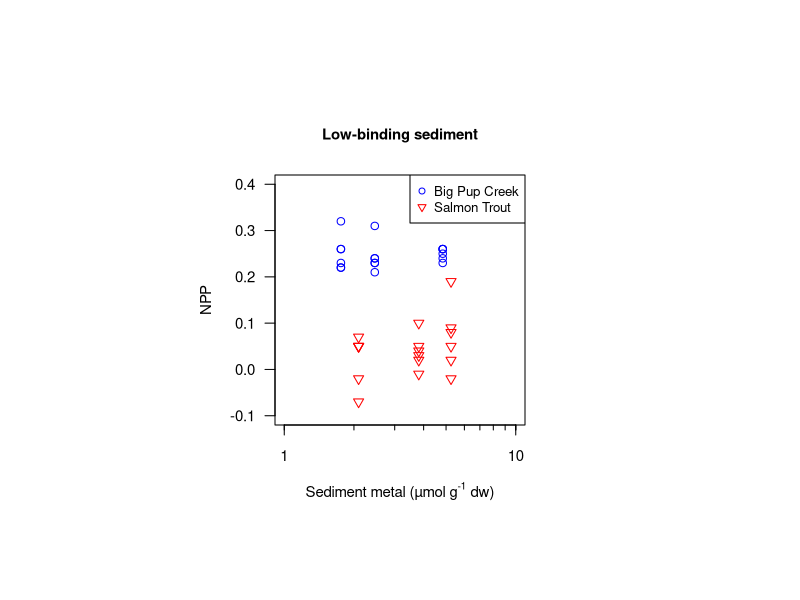
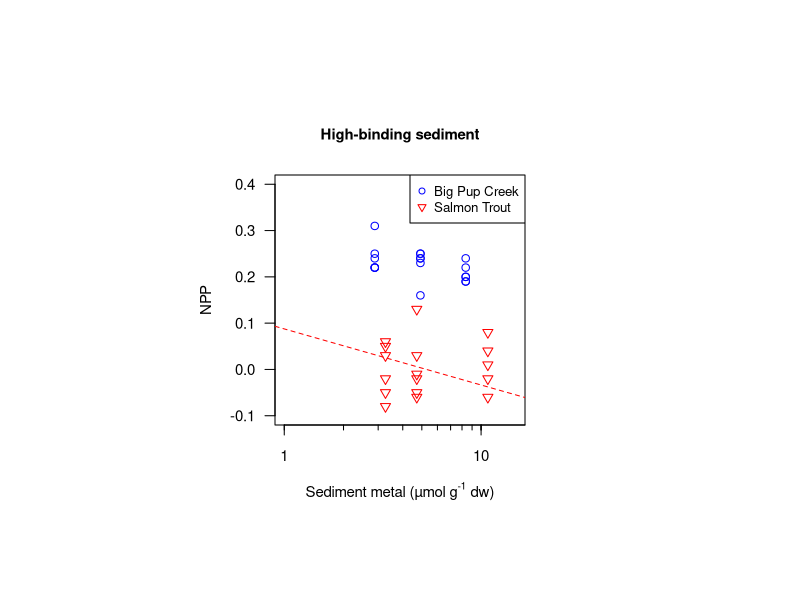
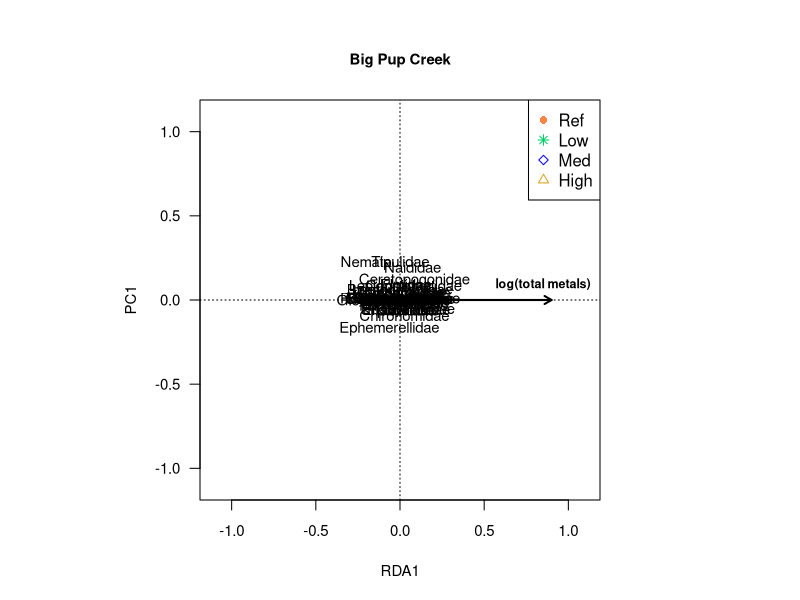
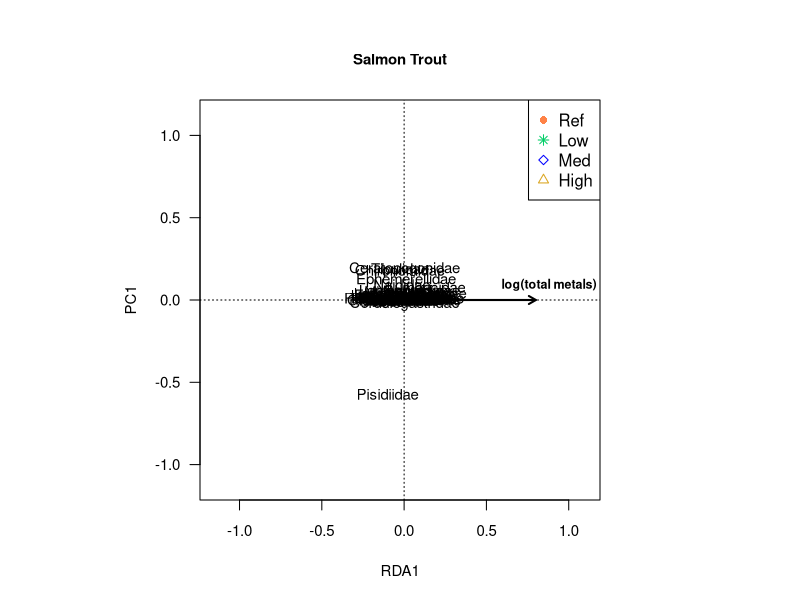
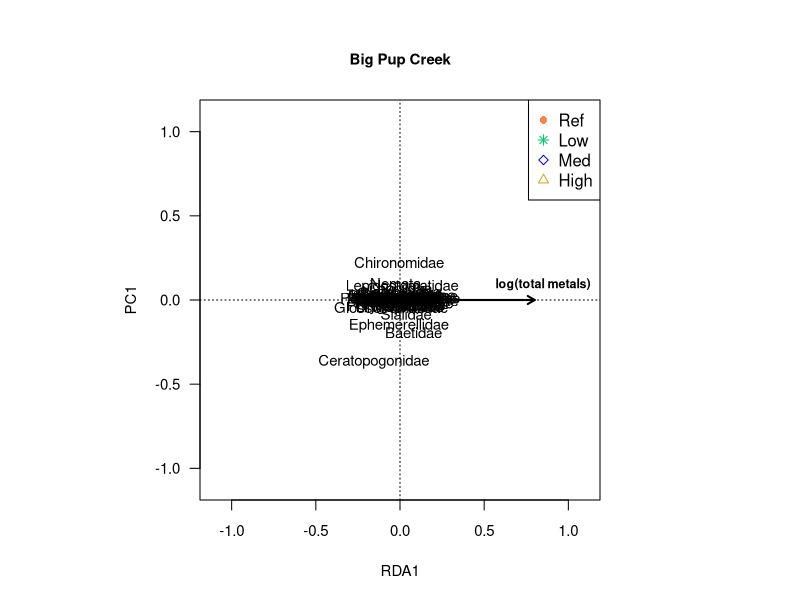
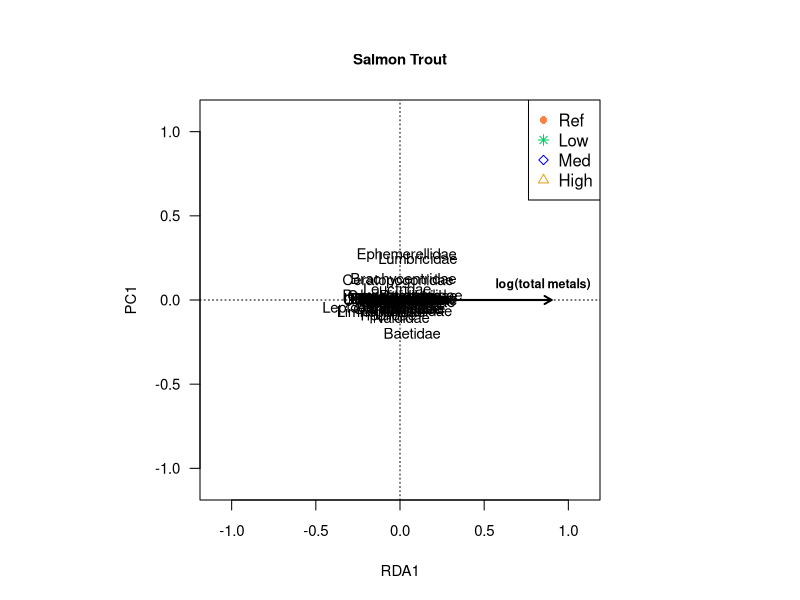

The R script that drew these images, in order:
## ---- chunk 1
knitr::opts_chunk$set(echo = TRUE)
options(device=quartz)
#options(device="RStudioGD")
par(pin=c(2.5,2.5),las=1)
## ---- chunk 2
setwd("~/Documents/Kent State University/Costello Lab/GitHub/str-fun/UP_data")
library(vegan)
library(boot)
## ---- chunk 3
logaxis = function(minlog,maxlog,side){
  pow <- seq(minlog,maxlog,by=1)
  ticksat <- as.vector(sapply(pow, function(p) (1:10)*10^p))
  axis(side, 10^pow, las=1, cex.axis=0.9)
  axis(side, ticksat, labels=NA, tcl=-0.25, lwd=0, lwd.ticks=1)
}

logaxis.b = function(minlog,maxlog,side){
  pow <- seq(minlog,maxlog,by=1)
  ticksat <- as.vector(sapply(pow, function(p) (1:10)*10^p))
  axis(side, 10^pow,labels=NA, las=1)
  axis(side, ticksat, labels=NA, tcl=-0.25, lwd=0, lwd.ticks=1)
}
## ---- chunk 4

biof <- read.csv("biofilm_data_elementa.csv")
    #Biofilm colonization on NDS cups, metal accum, chla and NPP
  biof$TOTMe <- (biof$Sed_Cu/63.54)+(biof$Sed_Ni/58.69)
    #Metal concentration variable as the sum of molar concentrations of both amended metals
  
  #Low-binding sediment
  biof.LBBP <- subset(biof,biof$Sed=="LB"&biof$Site=="BP")
  biof.LBST <- subset(biof,biof$Sed=="LB"&biof$Site=="ST")
  #High-binding sediment
  biof.HBBP <- subset(biof,biof$Sed=="HB"&biof$Site=="BP")
  biof.HBST <- subset(biof,biof$Sed=="HB"&biof$Site=="ST")


cott <- read.csv("cotton_data_elementa.csv")
    #Cotton strip decomposition data
  
  #Low-binding sediment
  cott.LBBP <- subset(cott,cott$Sed=="LB"&cott$Site=="BP")
  cott.LBST <- subset(cott,cott$Sed=="LB"&cott$Site=="ST")
  #High-binding sediment
  cott.HBBP <- subset(cott,cott$Sed=="HB"&cott$Site=="BP")
  cott.HBST <- subset(cott,cott$Sed=="HB"&cott$Site=="ST")
  
  
bugs <- read.csv("benthic_data_elementa.csv") 
    #Benthic invert family counts, total abund, richness, shannon div, inv simpson div and EPT abund
  bugs$TOTMe <- (bugs$Sed_Cu/63.54)+(bugs$Sed_Ni/58.69) 
    #Metal concentration variable as the sum of molar concentrations of both amended metals

bugs.hel <- cbind(bugs[,c(1:7,56)], decostand(bugs[,8:50],"hellinger",na.rm=T))
    #Hellinger transformation of invert count data to use in RDA
  bugs.hel <- na.omit(bugs.hel) #Remove NA

  #Low-binding sediment
  bugs.LBBP <- subset(bugs.hel,bugs.hel$Sed=="LB"&bugs.hel$Site=="Big Pup")
  bugs.LBST <- subset(bugs.hel,bugs.hel$Sed=="LB"&bugs.hel$Site=="Salmon-Trout")
  #High-binding sediment
  bugs.HBBP <- subset(bugs.hel,bugs.hel$Sed=="HB"&bugs.hel$Site=="Big Pup")
  bugs.HBST <- subset(bugs.hel,bugs.hel$Sed=="HB"&bugs.hel$Site=="Salmon-Trout")
## ---- chunk 5

  #Low-binding sediment

    ##Big Pup
npp.lbbp <- lm(NPP~log(TOTMe),data=biof.LBBP)
  shapiro.test(resid(npp.lbbp)) #Ok
  summary(npp.lbbp) #No significant effect of metals (p=0.935, R2<0.01)
  
    ##Salmon Trout
npp.lbst <- lm(NPP~log(TOTMe),data=biof.LBST)
  shapiro.test(resid(npp.lbst)) #Ok
  summary(npp.lbst) #No significant effect of metals (p=0.739, R2<0.01)

  
  #High-binding sediment
    
    ##Big Pup
npp.hbbp <- lm(NPP~log(TOTMe),data=biof.HBBP)
  shapiro.test(resid(npp.hbbp)) #Ok
  summary(npp.hbbp) #No significant effect of metals (p=0.398, R2=0.03)

  
    ##Salmon Trout
npp.hbst <- lm(NPP~log(TOTMe),data=biof.HBST)
  shapiro.test(resid(npp.hbst)) #Ok
  summary(npp.hbst) #Significant effect of metals (p < 0.001, R2 = 0.60)

## ---- chunk 6
par(pin=c(2.5,2.5),las=1, cex.axis=0.9, cex.lab=0.9, cex.main=0.9)

plot(NPP~TOTMe,data=biof.LBBP,log="x",col="blue",xlim=c(1,10), xaxt="n", 
     xlab=expression(paste("Sediment metal (µmol g"^"-1"," dw)")), ylim=c(-0.1,0.4))
  points(NPP~TOTMe,data=biof.LBST,col="red", pch=6)
  logaxis(0,1,1)
  legend("topright",c("Big Pup Creek","Salmon Trout"), col=c("blue","red"), pch=c(1,6), cex=0.8)
  title("Low-binding sediment")

## ---- chunk 7
par(pin=c(2.5,2.5),las=1, cex.axis=0.9, cex.lab=0.9, cex.main=0.9)

plot(NPP~TOTMe,data=biof.HBBP,log="x",col="blue",xlim=c(1,15), xaxt="n", 
     xlab=expression(paste("Sediment metal (µmol g"^"-1"," dw)")), ylim=c(-0.1,0.4))
  points(NPP~TOTMe,data=biof.HBST,col="red", pch=6)
  logaxis(0,2,1)
  legend("topright",c("Big Pup Creek","Salmon Trout"), col=c("blue","red"), pch=c(1,6), cex=0.8)
  title("High-binding sediment")
  abline(lm(NPP~log10(TOTMe),data=biof.HBST),col="red",lty=2)
  
## ---- chunk 8

  #Low-binding sediment

    ##Big Pup
rda.lbbp <- rda(bugs.LBBP[,9:51]~log(TOTMe),bugs.LBBP)
  anova(rda.lbbp) #Model not significant (p=0.27)
  summary(rda.lbbp) #R2=0.11

    ##Salmon Trout
rda.lbst <- rda(bugs.LBST[,9:51]~log(TOTMe),bugs.LBST)
  anova(rda.lbst) #Model not significant (p=0.90)
  summary(rda.lbst) #R2=0.05


  #High-binding sediment
  
    ##Big Pup
rda.hbbp <- rda(bugs.HBBP[,9:51]~log(TOTMe),bugs.HBBP)
  anova(rda.hbbp) #Model not significant (p=0.26)
  summary(rda.hbbp) #R2=0.11

    ##Salmon Trout
rda.hbst <- rda(bugs.HBST[,9:51]~log(TOTMe),bugs.HBST)
  anova(rda.hbst) #Model not significant (p=0.50)
  summary(rda.hbst) #R2=0.10

## ---- chunk 9
par(pin=c(4,4),las=1, cex.axis=0.9, cex.lab=0.9, cex.main=0.9)

col.rda=c("sienna1","springgreen3","blue","goldenrod")[bugs.LBBP$Nom_Treat] 
    #Set colors based on metal treatments (ref, low, med, high)
pt.rda=c(16,8,23,2)[bugs.LBBP$Nom_Treat] 
    #Set points based on metal treatments (ref, low, med, high)


    ##Big Pup
plot(rda.lbbp,type="none",xlab="RDA1",ylab="PC1",xlim = c(-1.1,1.1), ylim=c(-1.1,1.1))
  title("Big Pup Creek")
  text(rda.lbbp,display="species",col=1,cex=0.9)
  points(rda.lbbp,pch=pt.rda,col=col.rda,cex=1.1,lwd=2) # Points instead of text for sites
  arrows(0,0,0.9,0, length=0.08, lwd=2)
  text(0.85,0.09,"log(total metals)",lwd=2,cex=0.75,font=2)
  legend("topright", c("Ref","Low","Med","High"), col=c("sienna1","springgreen3","blue","goldenrod"),
         pch=c(16,8,23,2))
  
    ##Salmon Trout
plot(rda.lbst,type="none",xlab="RDA1",ylab="PC1",xlim = c(-1.15,1.1), ylim=c(-1.1,1.1))
  title("Salmon Trout")
  text(rda.lbst,display="species",col=1,cex=0.9)
  points(rda.lbst,pch=pt.rda,col=col.rda,cex=1.1,lwd=2) # Points instead of text for sites
  arrows(0,0,0.8,0, length=0.08, lwd=2)
  text(0.88,0.09,"log(total metals)",lwd=2,cex=0.75,font=2)  
  legend("topright", c("Ref","Low","Med","High"), col=c("sienna1","springgreen3","blue","goldenrod"),
         pch=c(16,8,23,2))
## ---- chunk 10
par(pin=c(4,4),las=1, cex.axis=0.9, cex.lab=0.9, cex.main=0.9)

col.rda=c("sienna1","springgreen3","blue","goldenrod")[bugs.LBBP$Nom_Treat] 
    #Set colors based on metal treatments (ref, low, med, high)
pt.rda=c(16,8,23,2)[bugs.LBBP$Nom_Treat] 
    #Set points based on metal treatments (ref, low, med, high)
  

    ##Big Pup
plot(rda.hbbp,type="none",xlab="RDA1",ylab="PC1",xlim = c(-1.1,1.1), ylim=c(-1.1,1.1))
  title("Big Pup Creek")
  text(rda.hbbp,display="species",col=1,cex=0.9)
  points(rda.hbbp,pch=pt.rda,col=col.rda,cex=1.1,lwd=2) # Points instead of text for sites
  arrows(0,0,0.8,0, length=0.08, lwd=2)
  text(0.85,0.09,"log(total metals)",lwd=2,cex=0.75,font=2)
  legend("topright", c("Ref","Low","Med","High"), col=c("sienna1","springgreen3","blue","goldenrod"),
         pch=c(16,8,23,2))
  
  ##Salmon Trout
plot(rda.hbst,type="none",xlab="RDA1",ylab="PC1",xlim = c(-1.1,1.1), ylim=c(-1.1,1.1))
  title("Salmon Trout")
  text(rda.hbst,display="species",col=1,cex=0.9)
  points(rda.hbst,pch=pt.rda,col=col.rda,cex=1.1,lwd=2) # Points instead of text for sites
  arrows(0,0,0.9,0, length=0.08, lwd=2)
  text(0.85,0.09,"log(total metals)",lwd=2,cex=0.75,font=2)
  legend("topright", c("Ref","Low","Med","High"), col=c("sienna1","springgreen3","blue","goldenrod"),
         pch=c(16,8,23,2))
  
